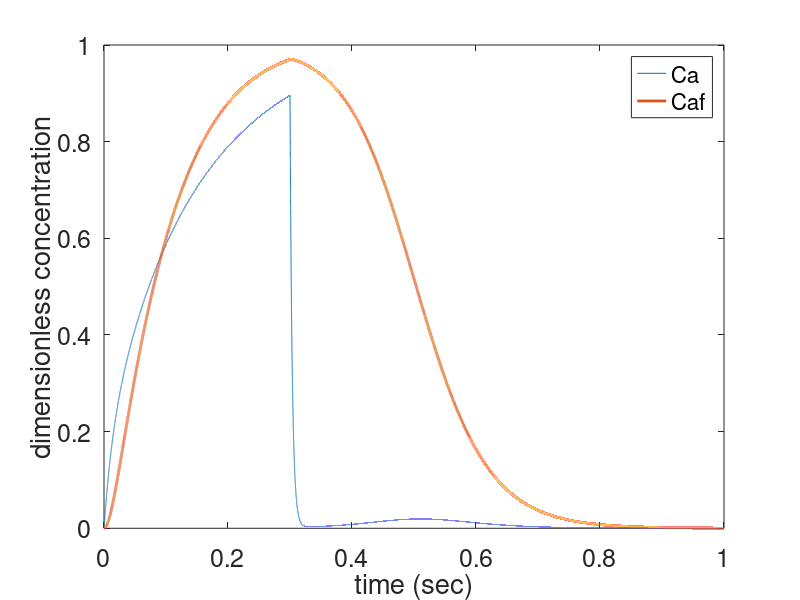
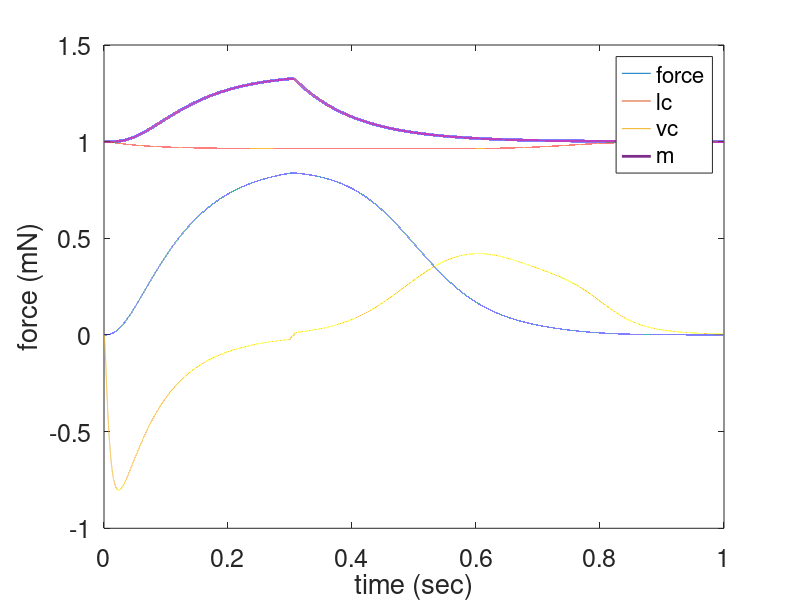

The MATLAB source for these figures, in order:
%%%%%%%%%%%%%%%%%%%%%%%%%%%%%%%%%%%%%%%%%%%%%%%%%%%%%
%filename: ca_muscle_v3.m
%units:
% length: mm = millimeters  (milli=10^-3)
% time:   s  = seconds
% force:  mN = milliNewtons (milli=10^-3; Newton=Kg m/s^2)
% velocity:  mm/s = millimeters per second
%%%%%%%%%%%%%%%%%%%%%%%%%%%%%%%%%%%%%%%%%%%%%%%%%%%%%%%
clear all
clf
global L0 P0 mu0 mu1 lambda2 alpham alphap k1 k2 k30 k40 k5 C S

L0 = 2.94;              % mm, Optimal length
P0 = 67;                % maximal force mN mm^-2

mu0 = 1;                % Stiffness of SE when Caf=0
mu1 = 23;               % Gradient of mu against Caf

lambda2 = -20;          % Coefficient of lambda(lc)
alpham = 0.80;          % Coefficient of alpha(vc) for vc<0, s
alphap = 2.90;          % Coefficient of alpha(vc) for vc>0, s

k1 = 9;                 % Rate constant, Ca2+ binding in SR, s^-1
k2 = 50;                % Rate constant, Ca2+ release from SR, s^-1
k30 = 40;               % Rate constant, Ca2+ binding to filaments, s^-1
k40 = 19.4;             % Rate constant, Ca2+ release from filaments, s^-1
k5 = 100;               % Rate constant, transfer of force from CE to SE, s^-1
    
km1 = 15;               % Rate m shortening
km2 = 10;               % Rate m returning to 1

C = 2;                  % total dimensionless Ca2+ concentration
S = 6;                  % total dimensionless concentrations of sarcoplasmic-reticular binding sites

% --- more constants
V = 0;                  % rate of change of L
lc0=2.6/L0;             % length of CE at optimum length L0 / non-dimensionalized by L0
L = 2.94/L0;            % maximal length of muscle / non-dimensionalized by L0

% --- function
mu = @(Caf) mu0+mu1*Caf;

% ---
tfinal = 1;                    %final simulation time in seconds
N = 100000;                    % number of time steps
dt = tfinal/(N-1);
time = 0:dt:tfinal;            %vector of times to solve ODEs

% --- Initial conditions
P = zeros(N,1);
lc = zeros(N,1);
Ca = zeros(N,1);
Caf = zeros(N,1);
m = zeros(N,1);
vc = zeros(N,1);

P(1) = 0;           % inital force
Ca(1) = 0;          % inital free-calcium
Caf(1) = 0;         % initial bound calcium to filaments
m(1) = 1;           % initial condition - m controls binding and release rates

lc(1) = L - P(1)./mu(Caf(1));
lambda = (1+lambda2*(lc(1) - lc0).^2);
alpha1 = alphap;        % assuming vc>0 initially

% --- time stepping with forward Euler
for i=1:N-1;
    
    % calculate all RHS of DEQs at current time step (i)
    if (dt*i)<0.3
        % stimulus on
        tmp = k1*(C-Ca(i)-Caf(i));
    else
        % stimulus off
        tmp = k2*Ca(i)*(C-S-Ca(i)-Caf(i));
    end
    
    k3 = k30/sqrt(m(i));
    k4 = k40/sqrt(m(i));
    
    RHS_Ca = (k4*Caf(i)-k3*Ca(i))*(1-Caf(i)) + tmp;
    RHS_Caf = -(k4*Caf(i) - k3*Ca(i))*(1-Caf(i));
    
    RHS_P = (lambda*Caf(i)*( 1+alpha1*V+alpha1*mu1*P(i)*RHS_Caf/mu(Caf(i))^2 )-P(i))...
        / (1/k5 + lambda*lc(i)*alpha1*Caf(i)/mu(Caf(i)));
    
    vc(i) = V - RHS_P/mu(Caf(i));
    
    if vc(i)<0
        % when shortening
        RHS_m = -km1*P(i)*vc(i);
        alpha1 = alpham;
    else
        RHS_m = -km2*(m(i)-1);
        alpha1 = alphap;
    end
    
    % compute at next time step
    Ca(i+1) = Ca(i) + RHS_Ca*dt;
    Caf(i+1) = Caf(i) + RHS_Caf*dt;
    
    P(i+1) = P(i) + RHS_P*dt;
    
    m(i+1) = m(i) + RHS_m*dt;
    
    lc(i+1) = L - P(i+1)./mu(Caf(i+1));
    lambda = (1+lambda2*(lc(i+1) - lc0).^2);
    
end
RHS_P = (lambda*Caf(N)*( 1+alpha1*V+alpha1*mu1*P(N)*RHS_Caf/mu(Caf(N))^2 )-P(N))...
    / (1/k5 + lambda*lc(N)*alpha1*Caf(N)/mu(Caf(N)));

vc(N) = V - RHS_P/mu(Caf(N));

% --- plot results
figure(1)
plot(time,Ca,time,Caf,'linewidth',2)
xlabel('time (sec)');
ylabel('dimensionless concentration');
legend('Ca', 'Caf');
set(gca,'fontsize',18)

figure(2)
plot(time,P,time,lc,time,vc,time,m,'linewidth',2)
xlabel('time (sec)');
ylabel('force (mN)');
legend('force','lc','vc','m')
set(gca,'fontsize',18)



%%%%%%%%%%%%%%%%%%%%%%%%%%%%%%%%%%%%%%%%%%%%%%




